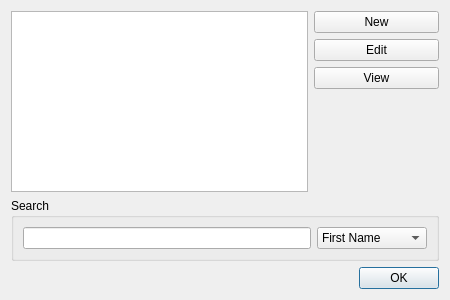
<?xml version="1.0" encoding="UTF-8"?>
<ui version="4.0">
 <class>ContactDialog</class>
 <widget class="QDialog" name="ContactDialog">
  <property name="geometry">
   <rect>
    <x>0</x>
    <y>0</y>
    <width>450</width>
    <height>300</height>
   </rect>
  </property>
  <property name="sizePolicy">
   <sizepolicy hsizetype="Fixed" vsizetype="Fixed">
    <horstretch>0</horstretch>
    <verstretch>0</verstretch>
   </sizepolicy>
  </property>
  <property name="minimumSize">
   <size>
    <width>450</width>
    <height>300</height>
   </size>
  </property>
  <property name="maximumSize">
   <size>
    <width>450</width>
    <height>300</height>
   </size>
  </property>
  <property name="windowTitle">
   <string>Dialog</string>
  </property>
  <layout class="QGridLayout" name="gridLayout">
   <item row="0" column="1">
    <widget class="QPushButton" name="addButton">
     <property name="text">
      <string>New</string>
     </property>
    </widget>
   </item>
   <item row="1" column="1">
    <widget class="QPushButton" name="editButton">
     <property name="text">
      <string>Edit</string>
     </property>
    </widget>
   </item>
   <item row="3" column="1">
    <spacer name="verticalSpacer">
     <property name="orientation">
      <enum>Qt::Vertical</enum>
     </property>
     <property name="sizeHint" stdset="0">
      <size>
       <width>125</width>
       <height>202</height>
      </size>
     </property>
    </spacer>
   </item>
   <item row="4" column="0" colspan="2">
    <widget class="QGroupBox" name="searchGroup">
     <property name="sizePolicy">
      <sizepolicy hsizetype="MinimumExpanding" vsizetype="Preferred">
       <horstretch>0</horstretch>
       <verstretch>0</verstretch>
      </sizepolicy>
     </property>
     <property name="title">
      <string>Search</string>
     </property>
     <layout class="QHBoxLayout" name="horizontalLayout">
      <item>
       <widget class="QLineEdit" name="searchEdit"/>
      </item>
      <item>
       <widget class="QComboBox" name="searchCombo">
        <property name="sizePolicy">
         <sizepolicy hsizetype="Fixed" vsizetype="Fixed">
          <horstretch>0</horstretch>
          <verstretch>0</verstretch>
         </sizepolicy>
        </property>
        <property name="minimumSize">
         <size>
          <width>110</width>
          <height>0</height>
         </size>
        </property>
        <item>
         <property name="text">
          <string>First Name</string>
         </property>
        </item>
        <item>
         <property name="text">
          <string>Last Name</string>
         </property>
        </item>
       </widget>
      </item>
     </layout>
    </widget>
   </item>
   <item row="5" column="0" colspan="2">
    <widget class="QDialogButtonBox" name="buttonBox_2">
     <property name="standardButtons">
      <set>QDialogButtonBox::Ok</set>
     </property>
    </widget>
   </item>
   <item row="0" column="0" rowspan="4">
    <widget class="QTableView" name="contactList"/>
   </item>
   <item row="2" column="1">
    <widget class="QPushButton" name="viewButton">
     <property name="text">
      <string>View</string>
     </property>
    </widget>
   </item>
  </layout>
 </widget>
 <tabstops>
  <tabstop>contactList</tabstop>
  <tabstop>addButton</tabstop>
  <tabstop>editButton</tabstop>
  <tabstop>viewButton</tabstop>
  <tabstop>searchEdit</tabstop>
  <tabstop>searchCombo</tabstop>
  <tabstop>buttonBox_2</tabstop>
 </tabstops>
 <resources/>
 <connections/>
</ui>
